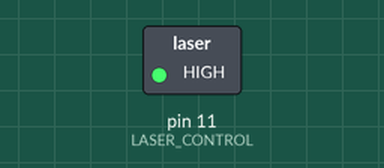
The sketch below on a simulated Arduino Uno, built with avr-gcc and run on an emulated ATmega328P. On the bench: switched loads named in the sketch (green lamp = pin HIGH). Pins used as bus, display or sensor lines are not drawn.

Above: at 0.1 s.
At 97.4 s:
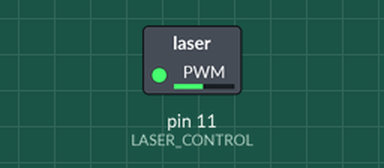
At 120.8 s:
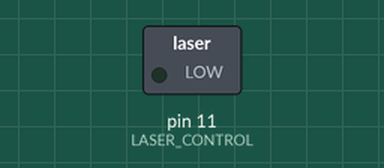
Timing chart, 0 to 130.0 s (numbered marks = the images above):
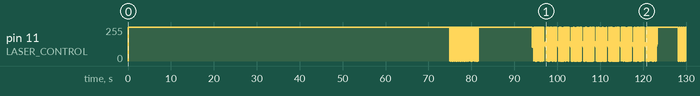

The sketch:

LASER_SHOW.ino
```cpp
int d = 900; //delay

void setup() {

  pinMode(2, OUTPUT); //STEPPER1 STEPX
  pinMode(3, OUTPUT); //STEPPER1 DIR
  pinMode(4, OUTPUT); //STEPPER2 STEPY
  pinMode(5, OUTPUT); //STEPPER2 DIR
  pinMode(6, OUTPUT); //MS1
  pinMode(7, OUTPUT); //MS2
  pinMode(8, OUTPUT); //MS3
  pinMode(11, OUTPUT); //LASER CONTROL
  laser_off();
  microstep(8);
}


void loop() {
  // put your main code here, to run repeatedly:


  //box0();
  //dots();

  for (int z = 0; z < 10; z++)
  {
    box_in_out();
  }

  //star();

  for (int z = 0; z < 50; z++)
  {
    face();
  }
  for (int z = 0; z < 10; z++)
  {
    spiral();
  }

  for (int z = 0; z < 10; z++)
  {
    plus();
  }

  for (int z = 0; z < 10; z++)
  {
    dj_square();
  }

  for (int z = 0; z < 10; z++)
  {
    line_fade();
  }

  for (int z = 0; z < 50; z++)
  {
    moving_box();
  }

  for (int z = 0; z < 50; z++)
  {
    d = 270;
    microstep(16);
    A();
    stepX(17);
    C();
    stepX(17);
    E();
    stepX(-34);
  }

  for (int z = 0; z < 50; z++)
  {
    d = 270;
    microstep(16);
    I();
    stepX(15);
    E();
    stepX(15);
    E();
    stepX(15);
    E();
    stepX(-45);
  }

  for (int z = 0; z < 40; z++)
  {
    box();
  }

}

void box0()
{
  microstep(16);
  d = 100;

  stepX(-20);
  stepY(-20);
  laser_on();
  stepX(40);
  stepY(40);
  stepX(-40);
  stepY(-40);
  laser_off();

  stepX(20);
  stepY(20);

}
void face()
{
  microstep(8);
  d = 750;
  laser_on();
  stepX(5);
  stepY(5);
  stepX(-5);
  stepY(-5);
  laser_off();
  //stepY();
  stepX(10);
  laser_on();
  stepX(5);
  stepY(5);
  stepX(-5);
  stepY(-5);
  laser_off();
  stepX(-2);
  laser_on();
  stepY(-4);
  laser_off();
  stepY(-3);
  stepX(-4);
  laser_on();
  stepX(7);
  stepX(-7);
  laser_off();
  stepY(7);

  stepX(-4);

  ///stepY(10);
  laser_off();

}

void I ()
{
  laser_on();
  stepX(12);
  laser_off();
  stepX(-6);
  laser_on();
  stepY(-12);
  laser_off();
  stepX(6);
  laser_on();
  stepX(-12);
  laser_off();
  stepY(12);

}

void I_test ()
{
  {
    laser_on();
    stepX(2);
    laser_off();
    stepX(-1);
    laser_on();
    stepY(-2);
    laser_off();
    stepX(1);
    laser_on();
    stepX(-2);
    laser_off();
    stepY(2);

  }
}

void E_og()
{
  laser_off();
  stepX(6);
  laser_on();
  stepX(-6);
  stepY(3);
  stepX(3);
  laser_off();
  stepX(-3);
  laser_on();
  stepY(3);
  stepX(6);
  laser_off();
  stepX(-6);
  stepY(-6);
}
void E ()
{
  laser_off();
  stepX(12);
  laser_on();
  stepX(-12);
  stepY(-12);
  stepX(12);
  laser_off();
  stepX(-6);
  stepY(6);
  laser_on();
  stepX(-6);
  laser_off();
  stepY(6);
}

void box()
{
  microstep(16);
  d = 300;

  laser_on();
  stepX(24);
  stepY(24);
  stepX(-24);
  stepY(-24);
}

void a()
{
  laser_off();
  stepY(-12);
  laser_on();
  for (int l = 0; l < 6; l++)
  {
    stepY(2);
    stepX(1);
  }
  for (int l = 0; l < 6; l++)
  {
    stepY(-2);
    stepX(1);
  }
  laser_off();
  for (int l = 0; l < 3; l++)
  {
    stepX(-1);
    stepY(2);
  }
  laser_on();
  stepX(-6);
  laser_off();
  stepX(-3);
  stepY(6);


}

void A()
{
  laser_off();
  stepY(-12);
  laser_on();
  stepY(12);
  stepX(12);
  stepY(-6);
  stepX(-12);
  laser_off();
  stepX(12);
  laser_on();
  stepY(-6);
  laser_off();
  stepX(-12);
  stepY(12);
}

void C ()
{
  laser_on();
  stepY(-12);
  stepX(12);
  laser_off();
  stepY(12);
  laser_on();
  stepX(-12);
  laser_off();
}

void T()
{
  laser_off();
  stepY(12);
  laser_on();
  stepX(12);
  laser_off();
  stepX(-6);
  laser_on();
  stepY(-12);
  laser_off();
  stepX(-6);

}

void H()
{
  laser_on();
  stepY(-12);
  laser_off();
  stepY(6);
  laser_on();
  stepX(12);
  laser_off();
  stepY(-6);
  laser_on();
  stepY(12);
  laser_off();
  stepX(-12);
}


void box_in_out ()
{
  microstep(8);
  d = 500;
  laser_on();

  for (int l = 30 ; l > 0; l--)
  {
    for (int m = 0; m < 2; m++)
    {
      stepX(l);
      stepY(l);
      stepX(-l);
      stepY(-l);
    }
  }
  for (int l = 1 ; l < 31; l++)
  {
    for (int m = 0; m < 2; m++)
    {
      stepX(l);
      stepY(l);
      stepX(-l);
      stepY(-l);
    }
  }
}

void diagonal ()
{
  laser_on();
  for (int l = 0; l < 25; l++)
  {
    stepX(1);
    stepY(-1);
  }

  laser_off();
  stepX(-25);
  stepY(25);
}

void star()
{
  microstep(16);
  d = 270;

  laser_on();
  for (int i = 0; i < 20; i++)
  {
    stepY(4);
    stepX(2);
  }
  for (int i = 0; i < 20; i++)
  {
    stepY(-4);
    stepX(2);
  }
  for (int i = 0; i < 20; i++)
  {
    stepY(3);
    stepX(-4);
  }
  stepX(80);
  for (int i = 0; i < 20; i++)
  {
    stepY(-3);
    stepX(-4);
  }

}

void line_fade ()
{
  d = 250;
  microstep(4);

  for (int l = 0; l < 30; l++)
  {
    for (int m = 0; m < 1; m++)
    {
      laser_on();
      stepX(90);
      laser_off();
      stepX(-90);
    }
    stepY(-2);
  }


  for (int l = 0; l < 30; l++)
  {
    for (int m = 0; m < 1; m++)
    {
      laser_on();
      stepX(90);
      laser_off();
      stepX(-90);
    }
    stepY(2);
  }

}


void dots ()
{

  d = 500;
  for (int l = 0; l < 9; l++)
  {
    for (int m = 0; m < 9; m++)
    {
      laser_off();
      stepX(15);
      laser_on();
      delay(10);
      laser_off();

    }
    stepX(-135);
    stepY(-15);
  }
  stepY(135);
}

void spiral ()
{
  microstep(16);
  d = 500;

  laser_on();
  stepX(100);
  stepY(-100);
  stepX(-80);
  stepY(80);
  stepX(60);
  stepY(-60);
  stepX(-40);
  stepY(40);
  stepX(20);
  stepY(-20);
  stepX(-10);
  stepY(10);

  stepY(-10);
  stepX(10);
  stepY(20);
  stepX(-20);
  stepY(-40);
  stepX(40);
  stepY(60);
  stepX(-60);
  stepY(-80);
  stepX(80);
  stepY(100);
  stepX(-100);

}

void plus ()
{
  microstep(16);
  d = 300;

  for (int l = 1; l < 25; l++)
  {
    laser_off();
    stepY(-l);
    laser_on();
    stepX(2 * l);
    laser_off();
    stepY(-l);
    stepX(-l);
    laser_on();
    stepY(2 * l);
    laser_off();
    stepX(-l);
  }

  for (int l = 24; l > 0; l--)
  {
    laser_off();
    stepY(-l);
    laser_on();
    stepX(2 * l);
    laser_off();
    stepY(-l);
    stepX(-l);
    laser_on();
    stepY(2 * l);
    laser_off();
    stepX(-l);
  }
}

void dj_square()
{
  laser_on();
  microstep(4);
  d = 500;

  for (int l = 0; l < 5; l++)
  {
    stepY(-20);
    stepX(2);
    stepY(20);
    stepX(2);
  }


  for (int l = 0; l < 5; l++)
  {
    stepX(-20);
    stepY(-2);
    stepX(20);
    stepY(-2);

  }
  stepY(20);
  stepX(-20);
}

void moving_box()
{
  microstep(16);
  d = 270;

  for (int l = 0; l < 40; l++)
  {
    box();
    stepX(1);
  }
  for (int l = 0; l < 40; l++)
  {
    box();
    stepY(-1);
  }
  for (int l = 0; l < 40; l++)
  {
    box();
    stepX(-1);
  }
  for (int l = 0; l < 40; l++)
  {
    box();
    stepY(1);
  }
}


///***KEDAR K. KALE***///

void stepX (int steps)
{
  if (steps > 0) {

    digitalWrite(3, LOW);

    for (int i = 0; i < steps; i++)
    {
      digitalWrite(2, HIGH);
      delayMicroseconds(d);
      digitalWrite(2, LOW);
      delayMicroseconds(d);
    }
  }
  else {

    digitalWrite(3, HIGH);

    for (int i = 0; i > steps; i--)
    {
      digitalWrite(2, HIGH);
      delayMicroseconds(d);
      digitalWrite(2, LOW);
      delayMicroseconds(d);
    }

  }
}

void stepY (int steps)
{
  if (steps > 0) {

    digitalWrite(5, LOW);

    for (int i = 0; i < steps; i++)
    {
      digitalWrite(4, HIGH);
      delayMicroseconds(d);
      digitalWrite(4, LOW);
      delayMicroseconds(d);
    }
  }
  else {

    digitalWrite(5, HIGH);

    for (int i = 0; i > steps; i--)
    {
      digitalWrite(4, HIGH);
      delayMicroseconds(d);
      digitalWrite(4, LOW);
      delayMicroseconds(d);
    }

  }
}

void laser_on()
{
  digitalWrite(11, HIGH);
}

void laser_off()
{
  digitalWrite(11, LOW);
}

void microstep (int ms)
{
  switch (ms)
  {
    case (1) : digitalWrite(6, LOW);
      digitalWrite(7, LOW);
      digitalWrite(8, LOW);
      break;

    case (2) : digitalWrite(6, HIGH);
      digitalWrite(7, LOW);
      digitalWrite(8, LOW);
      break;

    case (4) : digitalWrite(6, LOW);
      digitalWrite(7, HIGH);
      digitalWrite(8, LOW);
      break;

    case (8) : digitalWrite(6, HIGH);
      digitalWrite(7, HIGH);
      digitalWrite(8, LOW);
      break;

    case (16) : digitalWrite(6, HIGH);
      digitalWrite(7, HIGH);
      digitalWrite(8, HIGH);
      break;

    default : digitalWrite(6, HIGH);
      digitalWrite(7, HIGH);
      digitalWrite(8, HIGH);
      break;
  }
}
```
